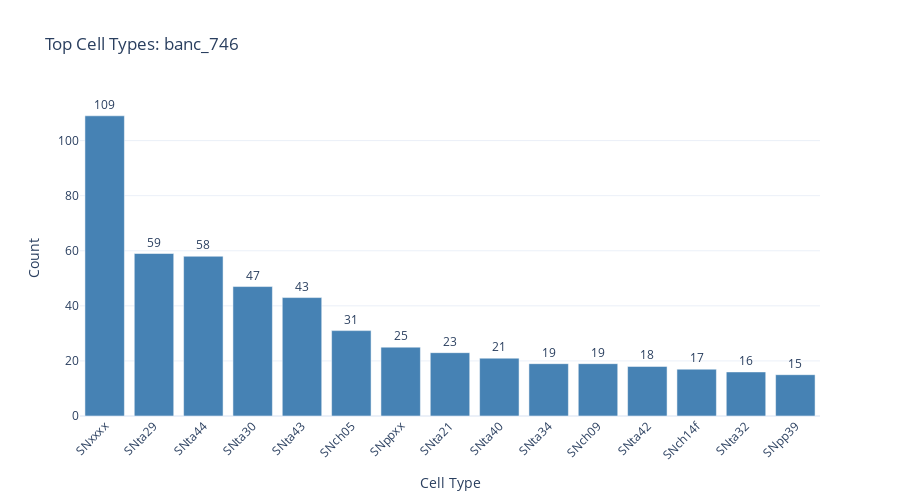

Source (notebook cell):
### Markdown cell above
### Examine Cell Types

What are the top cell types in this dataset?

### Code cell
# Count by cell type
cell_type_counts = meta['cell_type'].value_counts().head(15)

print("Top 15 cell types in dataset:")
print(cell_type_counts)

# Create bar plot
fig = go.Figure()

fig.add_trace(go.Bar(
    x=cell_type_counts.index,
    y=cell_type_counts.values,
    marker_color='steelblue',
    text=cell_type_counts.values,
    textposition='outside'
))

fig.update_layout(
    title=f"Top Cell Types: {DATASET}",
    xaxis_title="Cell Type",
    yaxis_title="Count",
    template="plotly_white",
    height=500,
    xaxis_tickangle=-45
)

fig.show()

### Figure 1 — Plotly figure (JSON) as saved in the notebook; plotly's stock layout.template omitted (floating-point values rounded to 4 significant figures)
{"data": [{"marker": {"color": "steelblue"}, "text": [109.0, 59.0, 58.0, 47.0, 43.0, 31.0, 25.0, 23.0, 21.0, 19.0, 19.0, 18.0, 17.0, 16.0, 15.0], "textposition": "outside", "type": "bar", "x": ["SNxxxx", "SNta29", "SNta44", "SNta30", "SNta43", "SNch05", "SNppxx", "SNta21", "SNta40", "SNta34", "SNch09", "SNta42", "SNch14f", "SNta32", "SNpp39"], "y": [109, 59, 58, 47, 43, 31, 25, 23, 21, 19, 19, 18, 17, 16, 15]}], "layout": {"height": 500, "title": {"text": "Top Cell Types: banc_746"}, "xaxis": {"tickangle": -45, "title": {"text": "Cell Type"}}, "yaxis": {"title": {"text": "Count"}}}}
